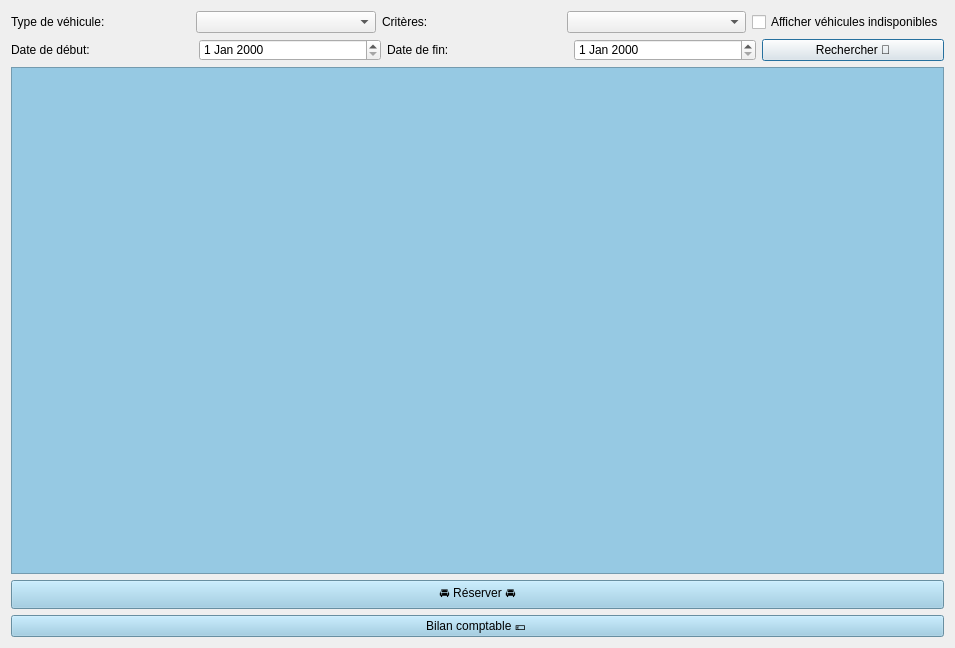
<?xml version="1.0" encoding="UTF-8"?>
<ui version="4.0">
 <class>ReservationScreen</class>
 <widget class="QDialog" name="ReservationScreen">
  <property name="geometry">
   <rect>
    <x>0</x>
    <y>0</y>
    <width>955</width>
    <height>648</height>
   </rect>
  </property>
  <property name="windowTitle">
   <string>Réservation</string>
  </property>
  <property name="styleSheet">
   <string notr="true">QWidget#widget{
background-color: qlineargradient(spread:pad, x1:0.066, y1:0.097, x2:1, y2:1, stop:0 rgba(0, 125, 188, 255), stop:1 rgba(255, 255, 255, 255));}</string>
  </property>
  <layout class="QVBoxLayout" name="verticalLayout">
   <item>
    <layout class="QHBoxLayout" name="layoutTop">
     <item>
      <widget class="QLabel" name="labelType">
       <property name="styleSheet">
        <string notr="true">
font: 12pt &quot;MS Shell Dlg 2&quot;;</string>
       </property>
       <property name="text">
        <string>Type de véhicule:</string>
       </property>
      </widget>
     </item>
     <item>
      <widget class="QComboBox" name="typeBox">
       <property name="styleSheet">
        <string notr="true">
font: 12pt &quot;MS Shell Dlg 2&quot;;
</string>
       </property>
      </widget>
     </item>
     <item>
      <widget class="QLabel" name="labelCriteria">
       <property name="styleSheet">
        <string notr="true">
font: 12pt &quot;MS Shell Dlg 2&quot;;</string>
       </property>
       <property name="text">
        <string>Critères:</string>
       </property>
      </widget>
     </item>
     <item>
      <widget class="QComboBox" name="criteriaBox">
       <property name="styleSheet">
        <string notr="true">
font: 12pt &quot;MS Shell Dlg 2&quot;;</string>
       </property>
      </widget>
     </item>
     <item>
      <widget class="QCheckBox" name="showUnavailableBox">
       <property name="styleSheet">
        <string notr="true">font: 12pt &quot;MS Shell Dlg 2&quot;;</string>
       </property>
       <property name="text">
        <string>Afficher véhicules indisponibles</string>
       </property>
      </widget>
     </item>
    </layout>
   </item>
   <item>
    <layout class="QHBoxLayout" name="layoutDates">
     <item>
      <widget class="QLabel" name="labelStart">
       <property name="styleSheet">
        <string notr="true">
font: 12pt &quot;MS Shell Dlg 2&quot;;</string>
       </property>
       <property name="text">
        <string>Date de début:</string>
       </property>
      </widget>
     </item>
     <item>
      <widget class="QDateEdit" name="startDate">
       <property name="styleSheet">
        <string notr="true">
font: 12pt &quot;MS Shell Dlg 2&quot;;</string>
       </property>
      </widget>
     </item>
     <item>
      <widget class="QLabel" name="labelEnd">
       <property name="styleSheet">
        <string notr="true">
font: 12pt &quot;MS Shell Dlg 2&quot;;</string>
       </property>
       <property name="text">
        <string>Date de fin:</string>
       </property>
      </widget>
     </item>
     <item>
      <widget class="QDateEdit" name="endDate">
       <property name="styleSheet">
        <string notr="true">
font: 12pt &quot;MS Shell Dlg 2&quot;;</string>
       </property>
      </widget>
     </item>
     <item>
      <widget class="QPushButton" name="searchButton">
       <property name="styleSheet">
        <string notr="true">
font: 12pt &quot;MS Shell Dlg 2&quot;;</string>
       </property>
       <property name="text">
        <string>Rechercher 🚗</string>
       </property>
      </widget>
     </item>
    </layout>
   </item>
   <item>
    <widget class="QTableWidget" name="tableWidget">
     <property name="styleSheet">
      <string notr="true">font: 12pt &quot;MS Shell Dlg 2&quot;;
color: rgb(0, 0, 0);
background-color: rgb(150, 201, 227);</string>
     </property>
     <property name="columnCount">
      <number>0</number>
     </property>
    </widget>
   </item>
   <item>
    <widget class="QPushButton" name="reserveButton">
     <property name="styleSheet">
      <string notr="true">background-color: rgb(146, 200, 226);
border-color: rgb(0, 0, 127);
font: 12pt &quot;MS Shell Dlg 2&quot;;</string>
     </property>
     <property name="text">
      <string>🚘 Réserver 🚘</string>
     </property>
    </widget>
   </item>
   <item>
    <widget class="QPushButton" name="bilanButton">
     <property name="styleSheet">
      <string notr="true">background-color: rgb(146, 200, 226);
border-color: rgb(0, 0, 127);
font: 12pt &quot;MS Shell Dlg 2&quot;;</string>
     </property>
     <property name="text">
      <string>Bilan comptable 💶 </string>
     </property>
    </widget>
   </item>
  </layout>
 </widget>
 <resources/>
 <connections/>
</ui>
